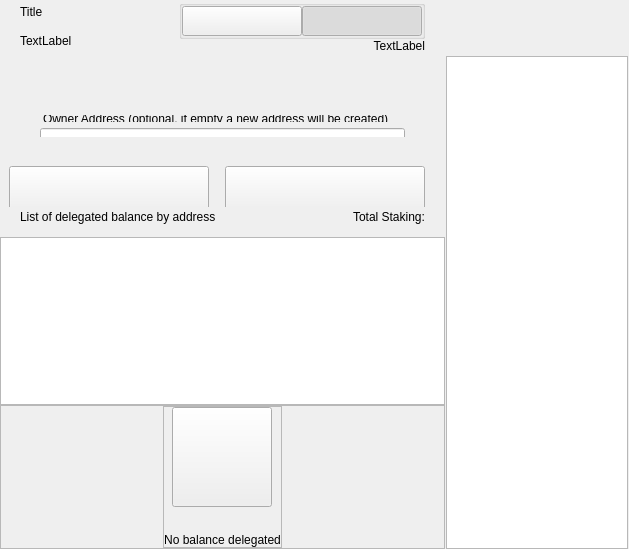
<?xml version="1.0" encoding="UTF-8"?>
<ui version="4.0">
 <class>ColdStakingWidget</class>
 <widget class="QWidget" name="ColdStakingWidget">
  <property name="geometry">
   <rect>
    <x>0</x>
    <y>0</y>
    <width>629</width>
    <height>549</height>
   </rect>
  </property>
  <property name="windowTitle">
   <string>Form</string>
  </property>
  <layout class="QHBoxLayout" name="horizontalLayout_1" stretch="2,1">
   <property name="spacing">
    <number>0</number>
   </property>
   <property name="leftMargin">
    <number>0</number>
   </property>
   <property name="topMargin">
    <number>0</number>
   </property>
   <property name="rightMargin">
    <number>0</number>
   </property>
   <property name="bottomMargin">
    <number>0</number>
   </property>
   <item>
    <widget class="QWidget" name="left" native="true">
     <layout class="QVBoxLayout" name="verticalLayout_3">
      <property name="leftMargin">
       <number>0</number>
      </property>
      <property name="topMargin">
       <number>0</number>
      </property>
      <property name="rightMargin">
       <number>0</number>
      </property>
      <property name="bottomMargin">
       <number>0</number>
      </property>
      <item>
       <layout class="QVBoxLayout" name="verticalLayout_2">
        <property name="spacing">
         <number>0</number>
        </property>
        <item>
         <layout class="QVBoxLayout" name="verticalLayoutTop">
          <property name="spacing">
           <number>0</number>
          </property>
          <property name="leftMargin">
           <number>20</number>
          </property>
          <property name="rightMargin">
           <number>20</number>
          </property>
          <item>
           <widget class="QWidget" name="containerTitle" native="true">
            <property name="sizePolicy">
             <sizepolicy hsizetype="Preferred" vsizetype="Minimum">
              <horstretch>0</horstretch>
              <verstretch>0</verstretch>
             </sizepolicy>
            </property>
            <property name="maximumSize">
             <size>
              <width>16777215</width>
              <height>100</height>
             </size>
            </property>
            <layout class="QHBoxLayout" name="containerTitleLayout">
             <property name="spacing">
              <number>0</number>
             </property>
             <property name="leftMargin">
              <number>0</number>
             </property>
             <property name="topMargin">
              <number>0</number>
             </property>
             <property name="rightMargin">
              <number>0</number>
             </property>
             <property name="bottomMargin">
              <number>0</number>
             </property>
             <item>
              <layout class="QVBoxLayout" name="verticalLayout11">
               <property name="spacing">
                <number>5</number>
               </property>
               <item>
                <widget class="QLabel" name="labelTitle">
                 <property name="text">
                  <string>Title</string>
                 </property>
                </widget>
               </item>
               <item>
                <widget class="QLabel" name="labelSubtitle1">
                 <property name="maximumSize">
                  <size>
                   <width>16777215</width>
                   <height>16777215</height>
                  </size>
                 </property>
                 <property name="text">
                  <string>TextLabel</string>
                 </property>
                </widget>
               </item>
              </layout>
             </item>
             <item>
              <spacer name="horizontalSpacer">
               <property name="orientation">
                <enum>Qt::Horizontal</enum>
               </property>
               <property name="sizeHint" stdset="0">
                <size>
                 <width>40</width>
                 <height>20</height>
                </size>
               </property>
              </spacer>
             </item>
             <item>
              <widget class="QWidget" name="containerViewPrivacyChecks" native="true">
               <layout class="QVBoxLayout" name="containerPrivacyChecks">
                <property name="spacing">
                 <number>0</number>
                </property>
                <property name="leftMargin">
                 <number>0</number>
                </property>
                <property name="topMargin">
                 <number>0</number>
                </property>
                <property name="rightMargin">
                 <number>0</number>
                </property>
                <property name="bottomMargin">
                 <number>0</number>
                </property>
                <item alignment="Qt::AlignHCenter|Qt::AlignVCenter">
                 <widget class="QGroupBox" name="groupBox">
                  <property name="title">
                   <string/>
                  </property>
                  <layout class="QHBoxLayout" name="horizontalLayout_2_1">
                   <property name="spacing">
                    <number>0</number>
                   </property>
                   <property name="leftMargin">
                    <number>0</number>
                   </property>
                   <property name="topMargin">
                    <number>0</number>
                   </property>
                   <property name="rightMargin">
                    <number>0</number>
                   </property>
                   <property name="bottomMargin">
                    <number>0</number>
                   </property>
                   <item>
                    <widget class="QPushButton" name="pushLeft">
                     <property name="minimumSize">
                      <size>
                       <width>120</width>
                       <height>30</height>
                      </size>
                     </property>
                     <property name="maximumSize">
                      <size>
                       <width>120</width>
                       <height>30</height>
                      </size>
                     </property>
                     <property name="focusPolicy">
                      <enum>Qt::NoFocus</enum>
                     </property>
                     <property name="text">
                      <string/>
                     </property>
                     <property name="checkable">
                      <bool>true</bool>
                     </property>
                     <property name="autoExclusive">
                      <bool>true</bool>
                     </property>
                    </widget>
                   </item>
                   <item>
                    <widget class="QPushButton" name="pushRight">
                     <property name="minimumSize">
                      <size>
                       <width>120</width>
                       <height>30</height>
                      </size>
                     </property>
                     <property name="maximumSize">
                      <size>
                       <width>120</width>
                       <height>30</height>
                      </size>
                     </property>
                     <property name="focusPolicy">
                      <enum>Qt::NoFocus</enum>
                     </property>
                     <property name="text">
                      <string/>
                     </property>
                     <property name="checkable">
                      <bool>true</bool>
                     </property>
                     <property name="checked">
                      <bool>true</bool>
                     </property>
                     <property name="autoExclusive">
                      <bool>true</bool>
                     </property>
                    </widget>
                   </item>
                  </layout>
                 </widget>
                </item>
                <item alignment="Qt::AlignTop">
                 <widget class="QLabel" name="labelSubtitle2">
                  <property name="text">
                   <string>TextLabel</string>
                  </property>
                  <property name="alignment">
                   <set>Qt::AlignRight|Qt::AlignTrailing|Qt::AlignVCenter</set>
                  </property>
                 </widget>
                </item>
               </layout>
              </widget>
             </item>
            </layout>
           </widget>
          </item>
          <item>
           <spacer name="verticalSpacer_2">
            <property name="orientation">
             <enum>Qt::Vertical</enum>
            </property>
            <property name="sizeType">
             <enum>QSizePolicy::Fixed</enum>
            </property>
            <property name="sizeHint" stdset="0">
             <size>
              <width>20</width>
              <height>30</height>
             </size>
            </property>
           </spacer>
          </item>
          <item>
           <widget class="QWidget" name="containerSend" native="true">
            <property name="minimumSize">
             <size>
              <width>0</width>
              <height>50</height>
             </size>
            </property>
            <layout class="QVBoxLayout" name="containerSendRow">
             <property name="spacing">
              <number>6</number>
             </property>
             <property name="leftMargin">
              <number>0</number>
             </property>
             <property name="topMargin">
              <number>0</number>
             </property>
             <property name="rightMargin">
              <number>0</number>
             </property>
             <property name="bottomMargin">
              <number>0</number>
             </property>
             <item>
              <widget class="QLabel" name="labelEditTitle">
               <property name="maximumSize">
                <size>
                 <width>16777215</width>
                 <height>30</height>
                </size>
               </property>
               <property name="styleSheet">
                <string notr="true">padding-left:20px; padding-bottom:3px;</string>
               </property>
               <property name="text">
                <string/>
               </property>
              </widget>
             </item>
             <item>
              <spacer name="verticalSpacer_6">
               <property name="orientation">
                <enum>Qt::Vertical</enum>
               </property>
               <property name="sizeType">
                <enum>QSizePolicy::Fixed</enum>
               </property>
               <property name="sizeHint" stdset="0">
                <size>
                 <width>20</width>
                 <height>9</height>
                </size>
               </property>
              </spacer>
             </item>
             <item>
              <widget class="QWidget" name="containerOwner" native="true">
               <layout class="QVBoxLayout" name="vContainerOwner">
                <property name="spacing">
                 <number>4</number>
                </property>
                <property name="leftMargin">
                 <number>20</number>
                </property>
                <property name="topMargin">
                 <number>0</number>
                </property>
                <property name="rightMargin">
                 <number>20</number>
                </property>
                <property name="bottomMargin">
                 <number>0</number>
                </property>
                <item>
                 <widget class="QLabel" name="labelSubtitleDescription">
                  <property name="maximumSize">
                   <size>
                    <width>16777215</width>
                    <height>20</height>
                   </size>
                  </property>
                  <property name="styleSheet">
                   <string notr="true">margin-bottom:2px;
                   margin-left:0.05px;
                   padding:0px;</string>
                  </property>
                  <property name="text">
                   <string>Owner Address (optional, if empty a new address will be created)</string>
                  </property>
                 </widget>
                </item>
                <item>
                 <widget class="QLineEdit" name="lineEditOwnerAddress">
                  <property name="minimumSize">
                   <size>
                    <width>0</width>
                    <height>50</height>
                   </size>
                  </property>
                  <property name="maximumSize">
                   <size>
                    <width>16777215</width>
                    <height>50</height>
                   </size>
                  </property>
                  <property name="styleSheet">
                   <string notr="true"/>
                  </property>
                 </widget>
                </item>
               </layout>
              </widget>
             </item>
            </layout>
           </widget>
          </item>
         </layout>
        </item>
        <item>
         <spacer name="verticalSpacer_3">
          <property name="orientation">
           <enum>Qt::Vertical</enum>
          </property>
          <property name="sizeType">
           <enum>QSizePolicy::Minimum</enum>
          </property>
          <property name="sizeHint" stdset="0">
           <size>
            <width>20</width>
            <height>20</height>
           </size>
          </property>
         </spacer>
        </item>
        <item>
         <widget class="QWidget" name="containerBtn" native="true">
          <property name="minimumSize">
           <size>
            <width>0</width>
            <height>50</height>
           </size>
          </property>
          <layout class="QHBoxLayout" name="horizontalLayout">
           <property name="rightMargin">
            <number>20</number>
           </property>
           <item>
            <spacer name="horizontalSpacer_2">
             <property name="orientation">
              <enum>Qt::Horizontal</enum>
             </property>
             <property name="sizeHint" stdset="0">
              <size>
               <width>200</width>
               <height>20</height>
              </size>
             </property>
            </spacer>
           </item>
           <item>
            <layout class="QHBoxLayout" name="horizontalLayout_7">
             <item>
              <spacer name="horizontalSpacer_3">
               <property name="orientation">
                <enum>Qt::Horizontal</enum>
               </property>
               <property name="sizeType">
                <enum>QSizePolicy::Expanding</enum>
               </property>
               <property name="sizeHint" stdset="0">
                <size>
                 <width>40</width>
                 <height>20</height>
                </size>
               </property>
              </spacer>
             </item>
             <item>
              <widget class="QPushButton" name="pushButtonClear">
               <property name="minimumSize">
                <size>
                 <width>200</width>
                 <height>50</height>
                </size>
               </property>
               <property name="focusPolicy">
                <enum>Qt::NoFocus</enum>
               </property>
               <property name="text">
                <string/>
               </property>
              </widget>
             </item>
             <item>
              <spacer name="horizontalSpacer_4">
               <property name="orientation">
                <enum>Qt::Horizontal</enum>
               </property>
               <property name="sizeType">
                <enum>QSizePolicy::Fixed</enum>
               </property>
               <property name="sizeHint" stdset="0">
                <size>
                 <width>10</width>
                 <height>20</height>
                </size>
               </property>
              </spacer>
             </item>
             <item>
              <widget class="QPushButton" name="pushButtonSend">
               <property name="minimumSize">
                <size>
                 <width>200</width>
                 <height>50</height>
                </size>
               </property>
               <property name="maximumSize">
                <size>
                 <width>200</width>
                 <height>50</height>
                </size>
               </property>
               <property name="focusPolicy">
                <enum>Qt::NoFocus</enum>
               </property>
               <property name="text">
                <string/>
               </property>
              </widget>
             </item>
            </layout>
           </item>
          </layout>
         </widget>
        </item>
        <item>
         <widget class="QWidget" name="containerHistoryLabel" native="true">
          <layout class="QHBoxLayout" name="horizontalLayout_4">
           <property name="spacing">
            <number>0</number>
           </property>
           <property name="leftMargin">
            <number>20</number>
           </property>
           <property name="topMargin">
            <number>0</number>
           </property>
           <property name="rightMargin">
            <number>20</number>
           </property>
           <property name="bottomMargin">
            <number>0</number>
           </property>
           <item>
            <widget class="QWidget" name="verticalWidget" native="true">
             <property name="minimumSize">
              <size>
               <width>100</width>
               <height>0</height>
              </size>
             </property>
             <layout class="QVBoxLayout" name="verticalLayout_58">
              <property name="leftMargin">
               <number>0</number>
              </property>
              <property name="topMargin">
               <number>0</number>
              </property>
              <property name="rightMargin">
               <number>0</number>
              </property>
              <property name="bottomMargin">
               <number>0</number>
              </property>
              <item>
               <widget class="QLabel" name="labelListHistory">
                <property name="text">
                 <string>List of delegated balance by address</string>
                </property>
               </widget>
              </item>
             </layout>
            </widget>
           </item>
           <item>
            <spacer name="horizontalSpacer_5">
             <property name="orientation">
              <enum>Qt::Horizontal</enum>
             </property>
             <property name="sizeHint" stdset="0">
              <size>
               <width>40</width>
               <height>20</height>
              </size>
             </property>
            </spacer>
           </item>
           <item>
            <widget class="QLabel" name="labelStakingTotal">
             <property name="text">
              <string>Total Staking:</string>
             </property>
            </widget>
           </item>
          </layout>
         </widget>
        </item>
        <item>
         <layout class="QVBoxLayout" name="verticalLayout_64">
          <property name="spacing">
           <number>0</number>
          </property>
          <item>
           <spacer name="verticalSpacer_44">
            <property name="orientation">
             <enum>Qt::Vertical</enum>
            </property>
            <property name="sizeType">
             <enum>QSizePolicy::Fixed</enum>
            </property>
            <property name="sizeHint" stdset="0">
             <size>
              <width>20</width>
              <height>10</height>
             </size>
            </property>
           </spacer>
          </item>
          <item>
           <widget class="QListView" name="listView">
            <property name="enabled">
             <bool>true</bool>
            </property>
            <property name="mouseTracking">
             <bool>true</bool>
            </property>
           </widget>
          </item>
          <item>
           <widget class="QFrame" name="emptyContainer">
            <property name="minimumSize">
             <size>
              <width>0</width>
              <height>100</height>
             </size>
            </property>
            <property name="frameShape">
             <enum>QFrame::StyledPanel</enum>
            </property>
            <property name="frameShadow">
             <enum>QFrame::Raised</enum>
            </property>
            <layout class="QVBoxLayout" name="verticalLayout_71" stretch="1,8">
             <property name="spacing">
              <number>0</number>
             </property>
             <property name="leftMargin">
              <number>0</number>
             </property>
             <property name="topMargin">
              <number>0</number>
             </property>
             <property name="rightMargin">
              <number>0</number>
             </property>
             <property name="bottomMargin">
              <number>0</number>
             </property>
             <item>
              <spacer name="verticalSpacer">
               <property name="orientation">
                <enum>Qt::Vertical</enum>
               </property>
               <property name="sizeHint" stdset="0">
                <size>
                 <width>20</width>
                 <height>20</height>
                </size>
               </property>
              </spacer>
             </item>
             <item alignment="Qt::AlignHCenter|Qt::AlignVCenter">
              <widget class="QFrame" name="emptyScreen">
               <property name="sizePolicy">
                <sizepolicy hsizetype="Expanding" vsizetype="Expanding">
                 <horstretch>0</horstretch>
                 <verstretch>0</verstretch>
                </sizepolicy>
               </property>
               <property name="frameShape">
                <enum>QFrame::StyledPanel</enum>
               </property>
               <property name="frameShadow">
                <enum>QFrame::Raised</enum>
               </property>
               <layout class="QVBoxLayout" name="verticalLayout">
                <property name="spacing">
                 <number>30</number>
                </property>
                <property name="leftMargin">
                 <number>0</number>
                </property>
                <property name="topMargin">
                 <number>0</number>
                </property>
                <property name="rightMargin">
                 <number>0</number>
                </property>
                <property name="bottomMargin">
                 <number>0</number>
                </property>
                <item alignment="Qt::AlignHCenter|Qt::AlignVCenter">
                 <widget class="QPushButton" name="pushImgEmpty">
                  <property name="minimumSize">
                   <size>
                    <width>100</width>
                    <height>100</height>
                   </size>
                  </property>
                  <property name="maximumSize">
                   <size>
                    <width>100</width>
                    <height>100</height>
                   </size>
                  </property>
                  <property name="focusPolicy">
                   <enum>Qt::NoFocus</enum>
                  </property>
                  <property name="text">
                   <string/>
                  </property>
                  <property name="iconSize">
                   <size>
                    <width>100</width>
                    <height>100</height>
                   </size>
                  </property>
                 </widget>
                </item>
                <item alignment="Qt::AlignHCenter|Qt::AlignVCenter">
                 <widget class="QLabel" name="labelEmpty">
                  <property name="styleSheet">
                   <string notr="true"/>
                  </property>
                  <property name="text">
                   <string>No balance delegated</string>
                  </property>
                  <property name="alignment">
                   <set>Qt::AlignCenter</set>
                  </property>
                 </widget>
                </item>
               </layout>
              </widget>
             </item>
            </layout>
           </widget>
          </item>
         </layout>
        </item>
       </layout>
      </item>
     </layout>
    </widget>
   </item>
   <item>
    <widget class="QWidget" name="right" native="true">
     <layout class="QVBoxLayout" name="rightContainer">
      <property name="leftMargin">
       <number>1</number>
      </property>
      <property name="topMargin">
       <number>0</number>
      </property>
      <property name="rightMargin">
       <number>1</number>
      </property>
      <property name="bottomMargin">
       <number>0</number>
      </property>
      <item>
       <widget class="QWidget" name="containerRightButtons" native="true">
        <property name="minimumSize">
         <size>
          <width>0</width>
          <height>50</height>
         </size>
        </property>
        <layout class="QVBoxLayout" name="verticalLayout_4">
         <property name="leftMargin">
          <number>19</number>
         </property>
         <property name="topMargin">
          <number>0</number>
         </property>
         <property name="rightMargin">
          <number>19</number>
         </property>
         <item>
          <widget class="OptionButton" name="btnCoinControl" native="true">
           <property name="minimumSize">
            <size>
             <width>0</width>
             <height>0</height>
            </size>
           </property>
          </widget>
         </item>
         <item>
          <widget class="OptionButton" name="btnColdStaking" native="true"/>
         </item>
         <item>
          <widget class="OptionButton" name="btnMyStakingAddresses" native="true">
           <property name="sizePolicy">
            <sizepolicy hsizetype="Preferred" vsizetype="Minimum">
             <horstretch>0</horstretch>
             <verstretch>0</verstretch>
            </sizepolicy>
           </property>
          </widget>
         </item>
        </layout>
       </widget>
      </item>
      <item>
       <widget class="QListView" name="listViewStakingAddress">
        <property name="enabled">
         <bool>true</bool>
        </property>
        <property name="mouseTracking">
         <bool>true</bool>
        </property>
       </widget>
      </item>
     </layout>
    </widget>
   </item>
  </layout>
 </widget>
 <customwidgets>
  <customwidget>
   <class>OptionButton</class>
   <extends>QWidget</extends>
   <header>qt/bonorumcoin/optionbutton.h</header>
   <container>1</container>
  </customwidget>
 </customwidgets>
 <resources/>
 <connections/>
</ui>
